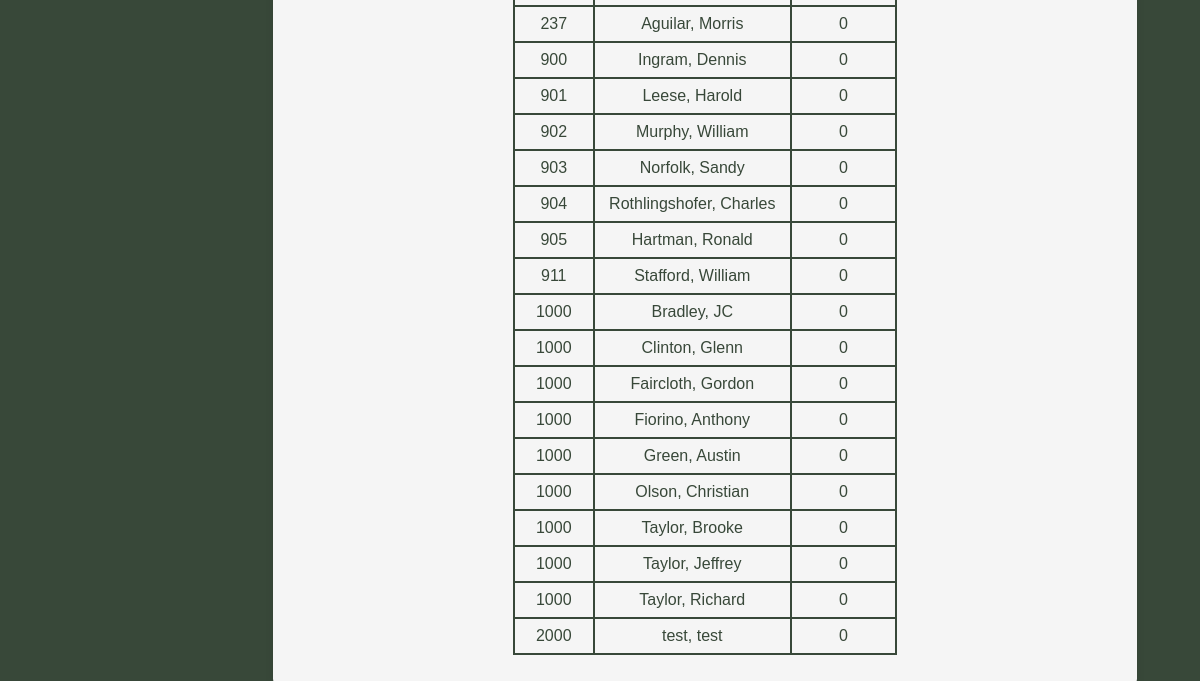
Before: /work_hours_report (signed in, lower part) with the older database file.
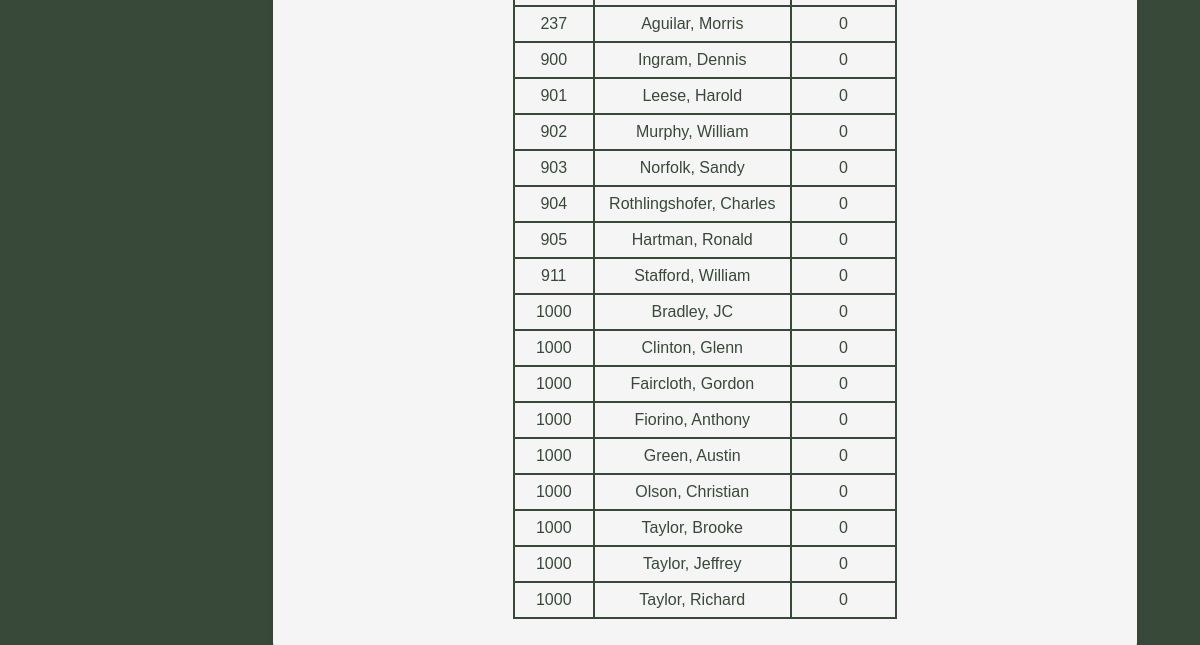
After: the same page with the newer database file.
### tables this page shows
CREATE TABLE members (
			id INTEGER PRIMARY KEY AUTOINCREMENT,
			badge_number TEXT,
			membership_type TEXT,
			first_name TEXT NOT NULL,
			middle_name TEXT,
			last_name TEXT NOT NULL,
			suffix TEXT,
			nickname TEXT,
			dob TEXT,
			email TEXT,
			email2 TEXT,
			phone TEXT,
			phone2 TEXT,
			address TEXT,
			city TEXT,
			state TEXT,
			zip TEXT,
			join_date TEXT,
			sponsor TEXT,
			card_internal TEXT,
			card_external TEXT,
			deleted INTEGER DEFAULT 0,
			deleted_on TEXT
		, member_notes TEXT, application_submitted TEXT, introduced_date TEXT, background_check_submitted TEXT, background_check_passed TEXT);

### DH_DB_Webapp/app.py (the view)
@app.route('/work_hours_report')
@login_required
@admin_required
def work_hours_report():
	year = request.args.get('year')
	if year:
		start_date = f"{year}-01-01"
		end_date = f"{year}-12-31"
	else:
		now = datetime.datetime.now()
		year = now.year
		start_date = f"{year}-01-01"
		end_date = f"{year}-12-31"
	work_hours = database.get_work_hours_report(start_date=start_date, end_date=end_date)
	years = database.get_dues_years()  # reuse dues years for dropdown
	now = datetime.datetime.now()
	member_stats = get_member_stats()
	pending_applications = get_pending_application_count()
	return render_template('work_hours_report.html', work_hours=work_hours, years=years, selected_year=year, now=now, active_page='work_hours_report', member_stats=member_stats, pending_applications=pending_applications)

### DH_DB_Webapp/app.py (called while the page is built)
def register_context_processors(app):
	@app.context_processor
	def inject_applications():
		try:
			from flask_login import current_user
			import database
			if current_user.is_authenticated and current_user.is_admin_or_bdfl():
				applications = database.get_all_applications(status='pending')
			else:
				applications = []
		except Exception:
			applications = []
		return dict(applications=applications)

@login_manager.user_loader
def load_user(user_id):
    user_data = database.get_user_by_id(int(user_id))
    if user_data:
        try:
            role = user_data['role']
        except (KeyError, IndexError):
            role = 'User'
        try:
            must_change_password = bool(user_data['must_change_password'])
        except (KeyError, IndexError):
            must_change_password = False
        return User(
            id=user_data['id'],
            username=user_data['username'],
            email=user_data['email'],
            role=role,
            is_active=bool(user_data['is_active']),
            must_change_password=must_change_password
        )
    return None

    @property
    def is_active(self):
        return self._is_active

### DH_DB_Webapp/templates/work_hours_report.html (shortened to what this page needs)
<!DOCTYPE html>
<html>
<head>
</head>
<body style="background-color:#384839; font-family:Arial, Helvetica, sans-serif;">
        <div class="main-content" style="flex:1; margin-left:210px; display:flex; flex-direction:column; align-items:center;">
            <div style="background-color:#f5f5f5; border-radius:8px; padding:32px; min-width:400px; min-height:200px; box-shadow:0 2px 8px rgba(0,0,0,0.08); margin-bottom:40px; margin-top:24px; width:100%; max-width:800px;">
                <div style="display: flex; justify-content: center; align-items: center; width: 100%;">
                    <table id="workHoursTable" class="print-table" style="width:auto; max-width:700px; border-collapse:collapse; margin-left:auto; margin-right:auto;">
                        <tbody id="workHoursBody">
                        {% for wh in work_hours %}
                        <tr data-member-id="{{ wh[4] }}" style="cursor:pointer;" onclick="window.location='{{ url_for('member_details', member_id=wh[4]) }}?tab=work_hours'">
                            <td style="padding:8px; border:2px solid #384839; text-align:center; color:#384839;">{{ wh[0] }}</td>
                            <td class="name-col" style="padding:8px; border:2px solid #384839; color:#384839;">{{ wh[2] }}, {{ wh[1] }}</td>
                            <td style="padding:8px; border:2px solid #384839; text-align:center; color:#384839;">{{ wh[3] }}</td>
                        </tr>
                        {% endfor %}
                        </tbody>
                    </table>
                </div>
            </div>
        </div>
</body>
</html>

Changed rows visible on the page:
no longer on this page (row edited): members: badge_number "2000", last_name "test", first_name "test", deleted "0"
